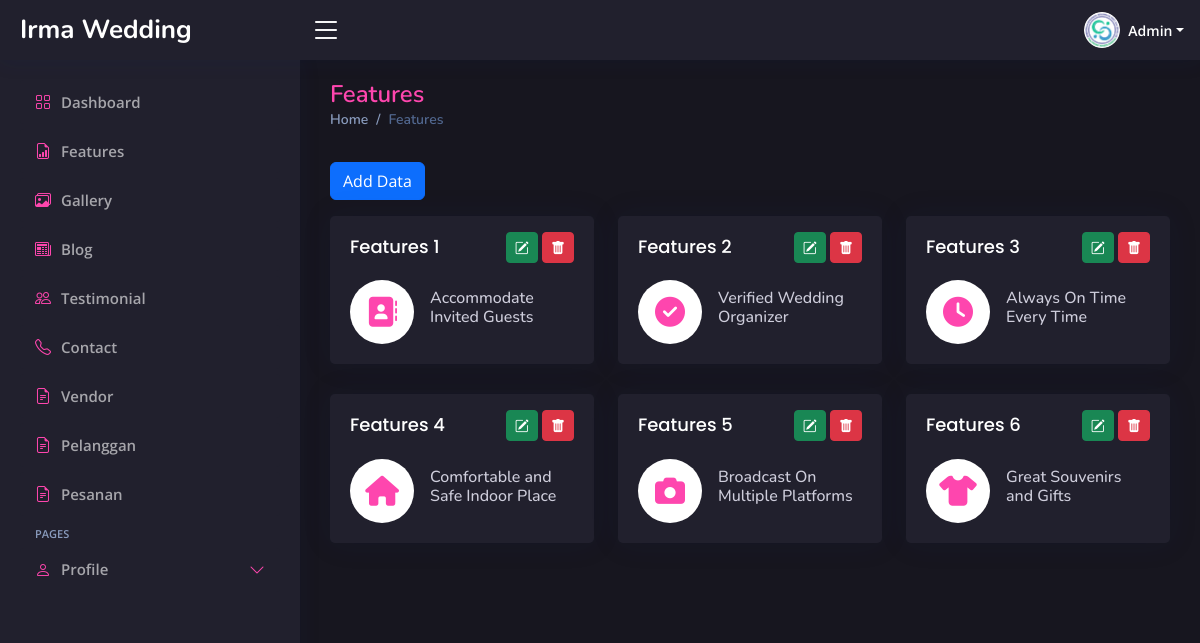
/admin/index.php?page=features (signed in), run on the app's committed database.
### tables this page shows
CREATE TABLE `features` (
  `id` int(11) NOT NULL,
  `features_icon` varchar(255) NOT NULL,
  `features_name` varchar(255) NOT NULL,
  `description` varchar(255) NOT NULL
);

### admin/page/features.php (the view, shortened to what this page needs)
<div class="pagetitle">
    <h1>Features</h1>
    <nav>
        <ol class="breadcrumb">
            <li class="breadcrumb-item"><a href="index.php?page=dashboard">Home</a></li>
            <li class="breadcrumb-item active">Features</li>
        </ol>
    </nav>
</div>
<section class="section dashboard">
    <a href="index.php?page=add-features" class="btn btn-primary my-3">Add Data</a>
    <div class="row">
        <?php
        $query = "SELECT * FROM features ORDER BY id ASC";
        $result = mysqli_query($koneksi, $query);
        $no = 1;
        while ($row = mysqli_fetch_assoc($result)) {
        ?>
            <div class="col-md-4">
                <div class="card features-card">
                    <div class="card-body">
                        <div class="d-flex justify-content-between">
                            <div class="name">
                                <h5 class="card-title">Features <?php echo $no ?></h5>
                            </div>
                            <div class="opsi py-3">
                                <a href="index.php?page=edit-features&id=<?php echo $row['id']; ?>" class="btn btn-success btn-sm"><i class="bi bi-pencil-square"></i></a>
                                <a href="../action.php?act=delete-features&id=<?php echo $row['id']; ?>" class="btn btn-danger btn-sm"><i class="bi bi-trash-fill"></i></a>
                            </div>
                        </div>
                        <div class="d-flex align-items-center">
                            <div class="card-icon rounded-circle d-flex align-items-center justify-content-center">
                                <i class="<?php echo $row['features_icon']; ?>"></i>
                            </div>
                            <div class="ps-3">
                                <h6><?php echo $row['features_name']; ?></h6>
                            </div>
                        </div>
                    </div>
                </div>
            </div>
        <?php
            $no++;
        }
        ?>
    </div>
</section>

### admin/assets/css/style.css (style rules this page uses)
:root { scroll-behavior: smooth; --main-color: rgba(254, 70, 174, 1); --main-color-hover: rgba(250, 89, 180, 1); --second-color: rgba(33, 32, 45, 1); --main-font-color: rgba(255, 255, 255, 1); --second-font-color: rgba(255, 255, 255, 0.6); }
section { visibility: hidden; opacity: 0; transition: visibility 0s, opacity 0.5s ease-in-out; }
body { font-family: "Open Sans", sans-serif; background: rgba(23, 22, 31, 1); color: var(--main-font-color); color: rgb(206, 205, 219); }
a { color: var(--main-color); text-decoration: none; }
h1, h2, h3, h4, h5, h6 { font-family: "Nunito", sans-serif; }
.pagetitle { margin-bottom: 10px; }
.pagetitle h1 { font-size: 24px; margin-bottom: 0; font-weight: 600; color: var(--main-color); }
.card { margin-bottom: 30px; border: none; border-radius: 5px; box-shadow: 0px 0 30px rgba(1, 41, 112, 0.1); background-color: var(--second-color); }
.card-title { padding: 20px 0 15px 0; font-size: 18px; font-weight: 500; color: var(--main-font-color); font-family: "Poppins", sans-serif; }
.card-body { padding: 0 20px 20px 20px; }
.breadcrumb { font-size: 14px; font-family: "Nunito", sans-serif; color: #899bbd; font-weight: 600; }
.breadcrumb a { color: #899bbd; transition: 0.3s; }
.breadcrumb .breadcrumb-item::before { color: #899bbd; }
.breadcrumb .active { color: #51678f; font-weight: 600; }
.dashboard .card-icon { font-size: 32px; line-height: 0; width: 64px; height: 64px; flex-shrink: 0; flex-grow: 0; }
.dashboard .features-card .card-icon { color: var(--main-color); background-color: #fff; font-size: 30px; }

### data on the page
features: features_name "Accommodate Invited Guests"
features: features_name "Verified Wedding Organizer"
features: features_name "Always On Time Every Time"
features: features_name "Comfortable and Safe Indoor Place"
features: features_name "Broadcast On Multiple Platforms"
features: features_name "Great Souvenirs and Gifts"

### other printed values
$role "Admin"
$menu['text'] "Features"
$menu['text'] "Gallery"
$menu['text'] "Blog"
$menu['text'] "Testimonial"
$menu['text'] "Contact"
$menu['text'] "Vendor"
$menu['text'] "Pelanggan"
$menu['text'] "Pesanan"
